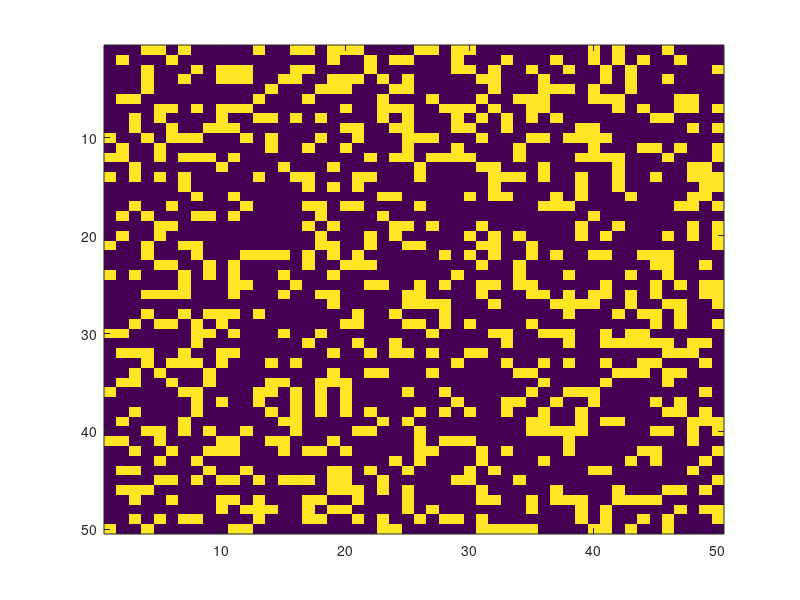

Reproduce this figure in MATLAB. (Note: this script raises an error after producing the figure.)
function gameOfLife
width = 50;
height = 50;
randVals = rand(width,height);
Map = randVals>0.7;
Map = Map * 255;
disp(Map(1,1))
dummyMap = Map;
image(Map);
drawnow;
pause(10);
stop = false;
max_iterations = 2000;
cur_iterations = 0;

while ~stop && cur_iterations<max_iterations
   for i=2:height-1
        for j=2:width-1           
            % apply Game of life rule     
            Map(i,j)=calculateNextState(dummyMap,i,j)            ;
        end
   end
   
   image(Map);
   drawnow;
   pause(0.1);
   if Map == dummyMap
       stop=true;
   end
   dummyMap = Map;
   cur_iterations = cur_iterations+1;
end
